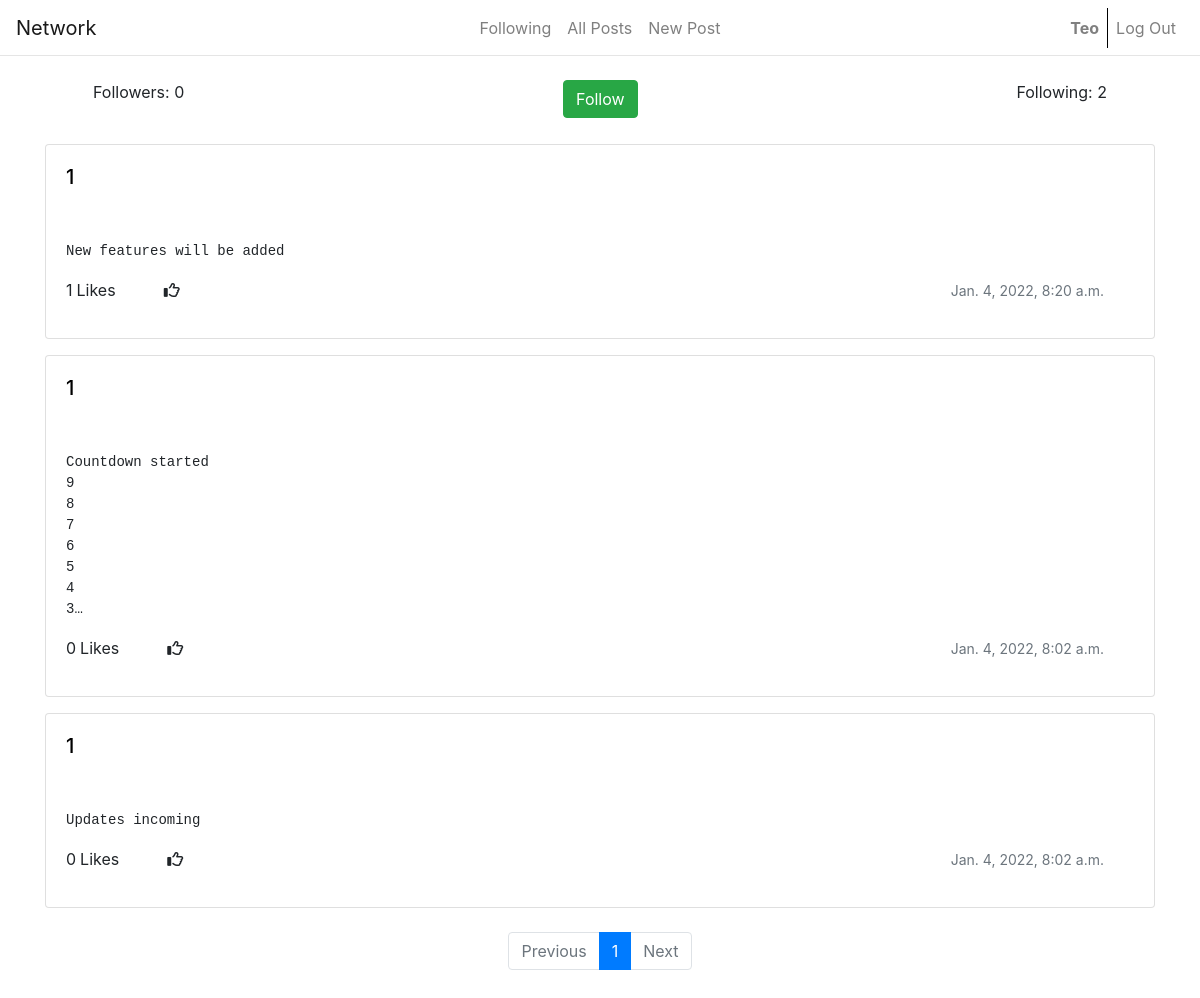
/profile/1 (signed in), run on the app's committed database.
### network/models.py (models this page shows, shortened)
class User(AbstractUser):
    pass

class Post(models.Model):
    timestamp = models.DateTimeField(default=datetime.datetime.now())
    description = models.TextField(blank=True, null=True, default="")
    owner = models.ForeignKey(User, on_delete=models.CASCADE, related_name="owner")
    likes = models.IntegerField(default="0")

### network/views.py (the view, shortened to what this page needs)
# urls.py: path("profile/<str:user>", views.profile, name="profile"),
@login_required(login_url='login')
def profile(request, user):
    if request.method == "GET":
        current_user = request.user
        owner = User.objects.get(username=user)
        is_following = Followers.objects.filter(follower=owner).count()
        is_follower = Followers.objects.filter(following = owner, follower=current_user)
        follow_count = Followers.objects.filter(following=owner).count()
        posts = Post.objects.filter(owner=owner).order_by("-timestamp")
        paginator = Paginator(posts, 10)
        page_number = request.GET.get('page')
        page_obj = paginator.get_page(page_number)
        return render(request, "network/profile.html", {
            "owner": owner,
            "current_user" : current_user,
            "followers" : is_follower,
            "posts": posts,
            "page_obj": page_obj,
            "follow_count": follow_count,
            "is_following_count": is_following
        })

### network/templates/network/profile.html (shortened to what this page needs)
{% extends "network/layout.html" %} {% load static %}
{% block body %}
<div class="container">
	<div class="d-flex mt-4 mb-4 mx-5 justify-content-between">
		<div class="d-inline">Followers: {{follow_count}}</div>
		{% if owner != current_user %} {% if not followers %}
		<form
			action=""
			method="post"
			name="follow"
		>
			<button class="btn btn-success" type="submit">Follow</button>
		</form>
		{% endif %} {% endif %}
		<div class="following">
			<p>Following: {{ is_following_count }}</p>
		</div>
	</div>
	{% for post in page_obj %}
	<div class="whole-card" id="edit-box-{{post.id}}">
		<div class="card mb-3">
			<div class="card-body d-flex justify-content-between" id="btn-div">
				<h5 class="card-title text-left">
					<a
						href="{% url 'profile' post.owner %}"
						class="noDecoration link-info d-inline"
						>{{post.owner}}</a
					>
				</h5>
			</div>
			<div class="card-body">
				<pre class="card-text">{{post.description}}</pre>
				<div class="row justify-content-between container">
					<div
						class="
							try
							d-inline-flex
							text-center
							mt-auto
							mb-auto
							justify-content-center
						"
					>
						<p class="card-text mr-1 likes-number-{{post.id}}">
							{{post.likes}}
						</p>
						<p>Likes</p>
						<i
							class="fa-regular fa-thumbs-up ml-5 mt-1 like-button-{{post.id}}"
							onclick="like('{{post.id}}')"
						></i>
					</div>
					<p class="card-text">
						<small class="text-muted">{{post.timestamp}}</small>
					</p>
				</div>
			</div>
		</div>
	</div>
	{% endfor %}
	<div class="pb-5 pt-2">
		<nav aria-label="...">
			<ul class="pagination justify-content-center">
				{% if page_obj.has_previous %}
				<li class="page-item">
					<a class="page-link" href="?page={{ page_obj.previous_page_number }}"
						>Previous</a
					>
				</li>
				{% else %}
				<li class="page-item disabled">
					<a class="page-link disabled">Previous</a>
				</li>
				{% endif %}
				<li class="page-item active" aria-current="page">
					<span class="page-link">
						{{ page_obj.number }}
					</span>
				</li>
				{% if page_obj.has_next %}
				<li class="page-item">
					<a class="page-link" href="?page={{ page_obj.next_page_number }}"
						>{{ page_obj.next_page_number }}</a
					>
				</li>
				<li class="page-item">
					<a class="page-link" href="?page={{ page_obj.next_page_number }}"
						>Next</a
					>
				</li>
				{% else %}
				<li class="page-item disabled">
					<a class="page-link disabled">Next</a>
				</li>
				{% endif %}
			</ul>
		</nav>
	</div>
</div>
{% endblock %}

### network/templates/network/layout.html (shortened to what this page needs)
{% load static %}
<!DOCTYPE html>
<html lang="en">
    <head>
        <link rel="stylesheet" href="https://cdnjs.cloudflare.com/ajax/libs/font-awesome/6.0.0-beta3/css/all.min.css" />
        <link rel="stylesheet" href="https://cdn.jsdelivr.net/npm/bootstrap@4.6.1/dist/css/bootstrap.min.css">
        <link href="{% static 'network/styles.css' %}" rel="stylesheet">
    </head>
    <body>
        <nav class="navbar navbar-light navbar-expand-md bg-faded justify-content-center">
            <a href="/" class="navbar-brand d-flex w-50 mr-auto">Network</a>
            <div class="navbar-collapse collapse w-100 text-center" id="collapsingNavbar3">
                <ul class="navbar-nav w-100 justify-content-center">
                    {% if user.is_authenticated %}
                    <li class="nav-item">
                        <a class="nav-link" href="{% url 'following' %}">Following</a>
                    </li>
                    {% endif %}
                    <li class="nav-item">
                        <a class="nav-link" href="{% url 'index' %}">All Posts</a>
                      </li>
                    {% if user.is_authenticated %}
                    <li class="nav-item">
                        <a class="nav-link" href="{% url 'new_post' %}">New Post</a>
                    </li>
                    {% endif %}
                </ul>
                <ul class="nav navbar-nav ml-auto w-100 justify-content-end">
                    {% if user.is_authenticated %}
                    <li class="nav-item">
                        <a class="nav-link" href="{% url 'profile' request.user %}"><strong>{{ user.username }}</strong><div class="user-spacing "></div></a>
                    </li>
                    <li class="nav-item">
                        <a class="nav-link bl" href="{% url 'logout' %}">Log Out</a>
                {% endif %}
                    </li>
                </ul>
            </div>
        </nav>
       <hr style="margin-top: -1px;" class="mb-4">
        <div class="body">
            {% block body %}
            {% endblock %}
        </div>
    </body>
</html>

### network/static/network/styles.css (style rules this page uses)
@media only screen and (min-width: 768px) { .bl { border-left: solid 1px black; } }
pre { overflow: hidden; text-overflow: ellipsis; display: -webkit-box; -webkit-line-clamp: 8; -webkit-box-orient: vertical; }
.noDecoration, a:link, a:visited, a:hover { text-decoration: none!important; color: black; }

### data on the page
User: username "Teo"
Post: owner "1", description "New features will be added", likes "1", timestamp "Jan. 4, 2022, 8:20 a.m."
Post: owner "1", description "Countdown started 9 8 7 6 5 4…", likes "0", timestamp "Jan. 4, 2022, 8:02 a.m."
Post: owner "1", description "Updates incoming", likes "0", timestamp "Jan. 4, 2022, 8:02 a.m."

### other printed values
{{ follow_count }} "0"
{{ is_following_count }} "2"
{{ page_obj.number }} "1"
